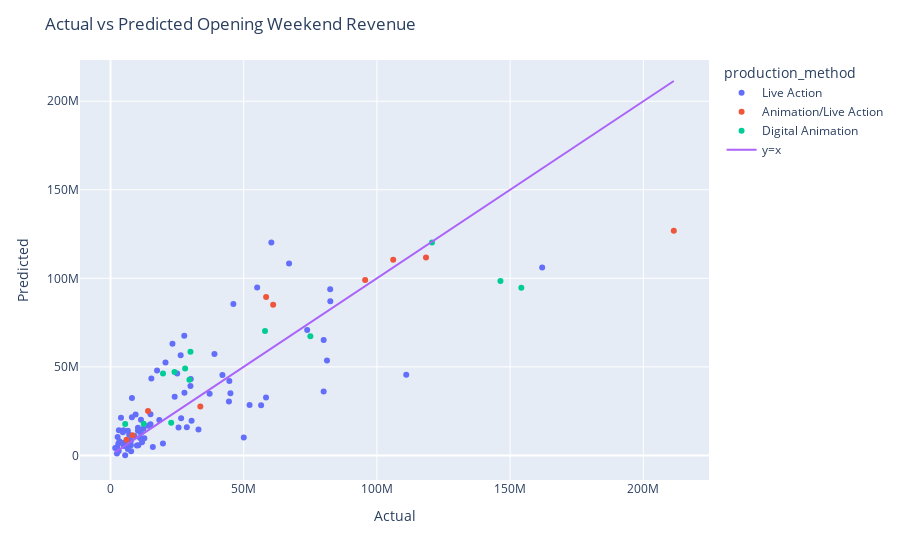

Write notebook code for a chart like this one.
### Code cell
results_df = pd.DataFrame({'title': X_test['title'], 'actual': y_test, 'predicted': pred_simple_glm, 'production_method': X_test['production_method']})

# plot actual vs predicted
fig = px.scatter(results_df, x='actual', y='predicted', hover_name='title', color='production_method')
fig.add_trace(go.Scatter(x=results_df['actual'], y=results_df['actual'], mode='lines', name='y=x'))
fig.update_layout(title='Actual vs Predicted Opening Weekend Revenue', xaxis_title='Actual', yaxis_title='Predicted')

### Figure 1 — Plotly figure (JSON) as saved in the notebook; plotly's stock layout.template omitted (floating-point values rounded to 4 significant figures)
{"data": [{"hovertemplate": "<b>%{hovertext}</b><br><br>production_method=Live Action<br>actual=%{x}<br>predicted=%{y}<extra></extra>", "hovertext": ["M3GAN", "80 for Brady", "Knock at the Cabin", "Jesus Revolution", "Creed III", "Operation Fortune: Ruse de guerre", "Scream VI", "65", "Shazam! Fury of the Gods", "John Wick: Chapter 4", "Dungeons & Dragons: Honor Among Thieves", "His Only Son", "Renfield", "The Pope’s Exorcist", "Beau is Afraid", "Big George Foreman: The Miraculous Story of the Once and Future Heavyweight Champion of the World", "Are You There God? It’s Me, Margaret", "Fast X", "The Machine", "The Flash", "No Hard Feelings", "Indiana Jones and the Dial of Destiny", "Sound of Freedom", "Insidious: The Red Door", "Oppenheimer", "Barbie", "Talk To Me", "Haunted Mansion", "Meg 2: The Trench", "The Last Voyage of the Demeter", "Blue Beetle", "Dumb Money", "Expend4bles", "Saw X", "The Exorcist: Believer", "Killers of the Flower Moon", "Priscilla", "Five Nights at Freddy’s", "Journey to Bethlehem", "The Marvels", "Next Goal Wins", "The Hunger Games: The Ballad of Songbirds & Snakes", "Thanksgiving", "Napoleon", "Godzilla Minus One (ゴジラ最新作)", "American Fiction", "Wonka", "The Iron Claw", "Aquaman and the Lost Kingdom", "Anyone But You", "Ferrari", "Mean Girls", "Argylle", "Madame Web", "Dune: Part Two", "Imaginary", "Cabrini", "Arthur the King", "Ghostbusters: Frozen Empire", "Godzilla x Kong: The New Empire", "Civil War", "Abigail", "Challengers", "Unsung Hero", "The Fall Guy", "Tarot", "The Strangers: Chapter 1", "Furiosa: A Mad Max Saga", "The Watchers", "Bad Boys: Ride or Die", "A Quiet Place: Day One", "Horizon: An American Saga Chapter 1", "Sound of Hope: The Story of Possum Trot", "Fly Me to the Moon", "Twisters", "It Ends With Us", "Alien: Romulus", "The Crow", "Reagan", "Beetlejuice Beetlejuice", "Speak No Evil"], "legendgroup": "Live Action", "marker": {"color": "#636efa", "symbol": "circle"}, "mode": "markers", "name": "Live Action", "orientation": "v", "showlegend": true, "type": "scatter", "x": [30429860, 12701640, 14127170, 15882067, 58370007, 3140214, 44447270, 12328361, 30111158, 73817950, 37205784, 5501070, 8026475, 9006368, 2661957, 2925364, 6739037, 67017410, 5000545, 55043679, 15002770, 60368101, 19680879, 33013036, 82455420, 162022044, 10431720, 24082475, 30002735, 6504950, 25030225, 3325504, 8039021, 18309301, 26497600, 23253655, 5040003, 80001720, 2400446, 46110859, 2500295, 44607143, 10306272, 20638887, 11419975, 1755364, 39005800, 4868370, 27686211, 6000344, 3921773, 28635307, 17473540, 15335860, 82505391, 9912713, 7168520, 7633898, 45004673, 80006561, 25537368, 10297110, 15011061, 7731539, 27747035, 6503012, 11825058, 26326462, 7003537, 56527324, 52202495, 11052561, 3078758, 9426615, 81251415, 50016652, 42003361, 4644666, 7650720, 111003345, 11397595], "xaxis": "x", "y": [19510000.0, 9656000.0, 16700000.0, 4689000.0, 32730000.0, 14260000.0, 30500000.0, 14990000.0, 43110000.0, 70860000.0, 34780000.0, 75920.0, 21540000.0, 10880000.0, 10330000.0, 6533000.0, 5643000.0, 108400000.0, 5340000.0, 94860000.0, 17520000.0, 120200000.0, 6693000.0, 14570000.0, 93830000.0, 106100000.0, 5741000.0, 33120000.0, 39140000.0, 13890000.0, 46270000.0, 7932000.0, 32400000.0, 19920000.0, 20990000.0, 63090000.0, 7117000.0, 36100000.0, 1032000.0, 85550000.0, 4588000.0, 42010000.0, 15660000.0, 52390000.0, 20100000.0, 4156000.0, 57240000.0, 14190000.0, 67610000.0, 7772000.0, 21290000.0, 15960000.0, 47960000.0, 43440000.0, 87060000.0, 5537000.0, 8607000.0, 5759000.0, 35120000.0, 65190000.0, 15790000.0, 13900000.0, 23270000.0, 2399000.0, 35400000.0, 3628000.0, 7413000.0, 56560000.0, 11710000.0, 28310000.0, 28450000.0, 9767000.0, 2449000.0, 23120000.0, 53620000.0, 10140000.0, 45380000.0, 13060000.0, 8239000.0, 45490000.0, 12640000.0], "yaxis": "y"}, {"hovertemplate": "<b>%{hovertext}</b><br><br>production_method=Animation/Live Action<br>actual=%{x}<br>predicted=%{y}<extra></extra>", "hovertext": ["Ant-Man and the Wasp: Quantumania", "Guardians of the Galaxy Vol 3", "The Little Mermaid", "Transformers: Rise of the Beasts", "Strays", "The Creator", "Kingdom of the Planet of the Apes", "IF", "Deadpool & Wolverine", "Harold and the Purple Crayon"], "legendgroup": "Animation/Live Action", "marker": {"color": "#EF553B", "symbol": "circle"}, "mode": "markers", "name": "Animation/Live Action", "orientation": "v", "showlegend": true, "type": "scatter", "x": [106109650, 118414021, 95578040, 61045464, 8247810, 14079512, 58400788, 33715801, 211435291, 6003197], "xaxis": "x", "y": [110500000.0, 111800000.0, 99080000.0, 85080000.0, 11320000.0, 25020000.0, 89400000.0, 27540000.0, 126900000.0, 8800000.0], "yaxis": "y"}, {"hovertemplate": "<b>%{hovertext}</b><br><br>production_method=Digital Animation<br>actual=%{x}<br>predicted=%{y}<extra></extra>", "hovertext": ["The Super Mario Bros. Movie", "Spider-Man: Across the Spider-Verse", "Elemental", "Ruby Gillman, Teenage Kraken", "Teenage Mutant Ninja Turtles: Mutant Mayhem", "PAW Patrol: The Mighty Movie", "Trolls Band Together", "Wish", "Migration", "Kung Fu Panda 4", "The Garfield Movie", "Inside Out 2", "Despicable Me 4"], "legendgroup": "Digital Animation", "marker": {"color": "#00cc96", "symbol": "circle"}, "mode": "markers", "name": "Digital Animation", "orientation": "v", "showlegend": true, "type": "scatter", "x": [146361865, 120663589, 29602429, 5500990, 28007544, 22764354, 30002525, 19698228, 12453275, 57989905, 24006629, 154201673, 75009210], "xaxis": "x", "y": [98500000.0, 120300000.0, 42750000.0, 17770000.0, 49090000.0, 18440000.0, 58540000.0, 46280000.0, 17930000.0, 70230000.0, 47100000.0, 94650000.0, 67240000.0], "yaxis": "y"}, {"mode": "lines", "name": "y=x", "type": "scatter", "x": [30429860, 12701640, 14127170, 106109650, 15882067, 58370007, 3140214, 44447270, 12328361, 30111158, 73817950, 37205784, 5501070, 146361865, 8026475, 9006368, 2661957, 2925364, 6739037, 118414021, 67017410, 95578040, 5000545, 120663589, 61045464, 55043679, 29602429, 15002770, 5500990, 60368101, 19680879, 33013036, 82455420, 162022044, 10431720, 24082475, 28007544, 30002735, 6504950, 25030225, 8247810, 3325504, 8039021, 14079512, 18309301, 22764354, 26497600, 23253655, 5040003, 80001720, 2400446, 46110859, 2500295, 44607143, 10306272, 30002525, 19698228, 20638887, 11419975, 1755364, 39005800, 12453275, 4868370, 27686211, 6000344, 3921773, 28635307, 17473540, 15335860, 82505391, 57989905, 9912713, 7168520, 7633898, 45004673, 80006561, 25537368, 10297110, 15011061, 7731539, 27747035, 6503012, 58400788, 33715801, 11825058, 26326462, 24006629, 7003537, 56527324, 154201673, 52202495, 11052561, 75009210, 3078758, 9426615, 81251415, 211435291, 6003197, 50016652, 42003361, 4644666, 7650720, 111003345, 11397595], "y": [30429860, 12701640, 14127170, 106109650, 15882067, 58370007, 3140214, 44447270, 12328361, 30111158, 73817950, 37205784, 5501070, 146361865, 8026475, 9006368, 2661957, 2925364, 6739037, 118414021, 67017410, 95578040, 5000545, 120663589, 61045464, 55043679, 29602429, 15002770, 5500990, 60368101, 19680879, 33013036, 82455420, 162022044, 10431720, 24082475, 28007544, 30002735, 6504950, 25030225, 8247810, 3325504, 8039021, 14079512, 18309301, 22764354, 26497600, 23253655, 5040003, 80001720, 2400446, 46110859, 2500295, 44607143, 10306272, 30002525, 19698228, 20638887, 11419975, 1755364, 39005800, 12453275, 4868370, 27686211, 6000344, 3921773, 28635307, 17473540, 15335860, 82505391, 57989905, 9912713, 7168520, 7633898, 45004673, 80006561, 25537368, 10297110, 15011061, 7731539, 27747035, 6503012, 58400788, 33715801, 11825058, 26326462, 24006629, 7003537, 56527324, 154201673, 52202495, 11052561, 75009210, 3078758, 9426615, 81251415, 211435291, 6003197, 50016652, 42003361, 4644666, 7650720, 111003345, 11397595]}], "layout": {"legend": {"title": {"text": "production_method"}, "tracegroupgap": 0}, "margin": {"t": 60}, "title": {"text": "Actual vs Predicted Opening Weekend Revenue"}, "xaxis": {"anchor": "y", "domain": [0, 1], "title": {"text": "Actual"}}, "yaxis": {"anchor": "x", "domain": [0, 1], "title": {"text": "Predicted"}}}}
